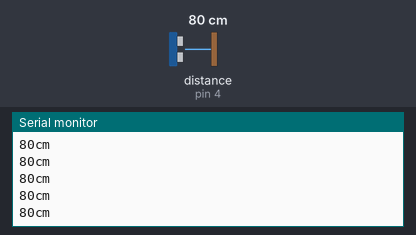
Simulated run of this sketch. Board: Arduino Uno, built with avr-gcc and run on an emulated ATmega328P. On the bench: the last lines printed to the serial monitor. Inputs (shaded band) come from the test bench; at power-on: distance to the obstacle (sensor on pin 4) 80 cm. The echo pulse lasts 58.3 µs per cm.

Above: at 1.2 s.
1.3 s: distance to the obstacle (sensor on pin 4) set to 2 cm
At 1.38 s:
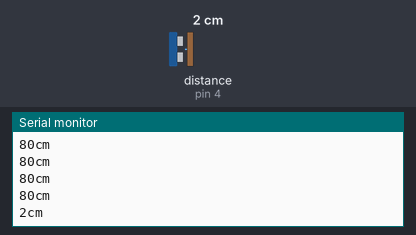
2.8 s: distance to the obstacle (sensor on pin 4) set to 4 cm
At 2.89 s:
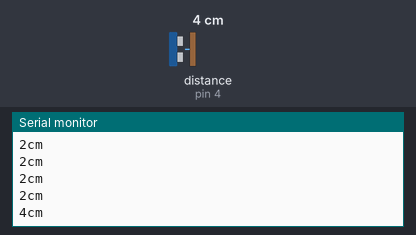
4.3 s: distance to the obstacle (sensor on pin 4) set to 250 cm
At 4.41 s:
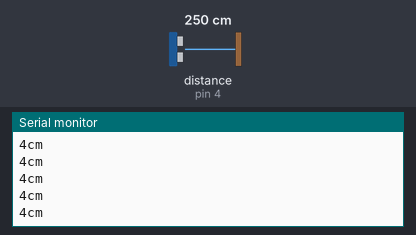
Timing chart, 0 to 7.3 s (numbered marks = the images above; inputs shaded):
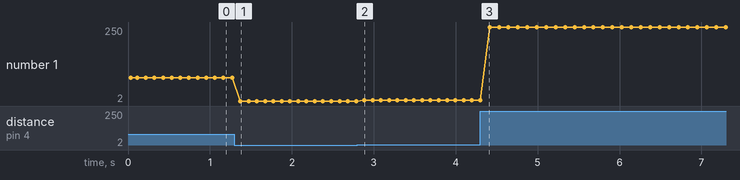

The sketch:

alerta-intruso.ino
```cpp
/*
  Como Criar Coisas Inteligentes com Arduino - Módulo 2
  Facilitador:       Prof. Orlewilson Bentes Maia
  Data Criacao:      26/07/2018
  Data Atualizacao:  26/07/2018
  Descricao:         Enviar alerta de intruso por WiFi usando ultrassônico
*/

/*
Correspondência de pinagens entre Arduino e NodeMCU

Arduino Uno/Mega    NodeMCU
16                  D0
5                   D1
4                   D2
0                   D3
2                   D4
14                  D5
12                  D6
13                  D7
15                  D8
*/

//Biblioteca do sensor ultrassônico
#include <Ultrasonic.h>

// definindo portas que serão utilizadas
const int TRIG_PIN  = 5;  //D1
const int ECHO_PIN  = 4;  //D2

//Inicializa o sensor nos pinos definidos acima
Ultrasonic ultrassom(TRIG_PIN, ECHO_PIN);


// variável que guardará o valor da distância lida pelo ultrassônico
long distancia;
long duracao;

// Configuração
void setup() {
  // configuração da porta serial
  Serial.begin(9600);
  Serial.println("Lendo dados do ultrassônico...");
}

// Programa principal
void loop() {

    // ultrassom.Ranging(CM) retorna a distancia em centímetros(CM) ou polegadas(INC)
    distancia = ultrassom.Ranging(CM);
    Serial.print(distancia); //imprime o valor da variável distancia
    Serial.println("cm");
    delay(100);
}
```

Measured:
- after the input at 1.3 s, the serial monitor: prints a new line after 0.07 s (image 1)
- after the input at 2.8 s, the serial monitor: prints a new line after 0.08 s (image 2)
- plotted number 1: 80 → 2 after the input at 1.3 s, 2 → 4 after the input at 2.8 s, 4 → 250 after the input at 4.3 s
